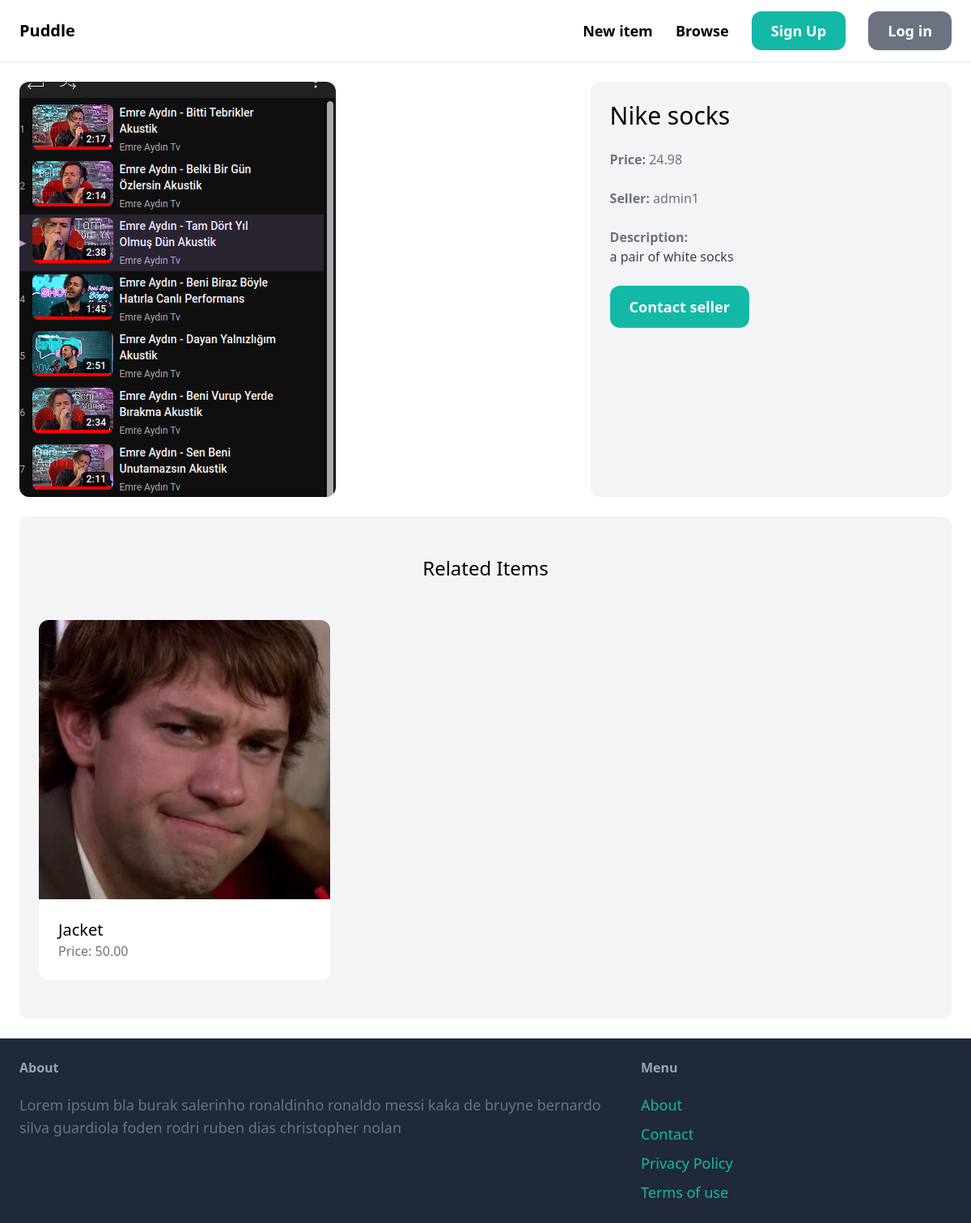
Screenshot of /item/4/ with the database file from the repository.
### item/models.py (models this page shows, shortened)
class Item(models.Model):
    category = models.ForeignKey(Category, related_name='items', on_delete=models.CASCADE)
    name = models.CharField(max_length=255)
    description = models.TextField(blank=True, null=True)
    price = models.DecimalField(max_digits=6, decimal_places=2)
    image = models.ImageField(upload_to='item_images', blank=True, null=True)
    is_sold = models.BooleanField(default=False)
    created_at = models.DateTimeField(auto_now_add=True)
    created_by = models.ForeignKey(User, related_name='items', on_delete=models.CASCADE)
    class Meta:
        ordering = ['name']

### item/views.py (the view)
# urls.py: path('<int:item_id>/', views.detail, name='detail')
def detail(request, item_id):
  item = get_object_or_404(Item, pk=item_id)
  related_items = Item.objects.filter(category=item.category, is_sold=False).exclude(pk=item_id)[:3]
  return render(request, 'item/detail.html', {'item': item, 'related_items': related_items})

### item/templates/item/detail.html (shortened to what this page needs)
{% extends 'core/base.html' %}
{% block content %}
<div class="grid grid-cols-5 gap-6">
  <div class="col-span-3">
    <img src="{{ item.image.url }}" class="rounded-xl">
  </div>
  <div class="col-span-2 p-6 bg-gray-100 rounded-xl">
    <h1 class="mb-6 text-3xl">{{ item.name }}</h1>
    <p class="mb-6 text-gray-500"><strong>Price: </strong>{{ item.price }}</p>
    <p class="mb-6 text-gray-500"><strong>Seller: </strong>{{ item.created_by.username }}</p>
    {% if item.description %}
      <p class="text-gray-700">
        <strong class="text-gray-500">Description: </strong><br>{{ item.description }}
      </p>
    {% endif %}
    <a href="#" class="inline-block mt-6 px-6 py-3 text-lg font-semibold bg-teal-500 text-white rounded-xl hover:bg-teal-700">Contact seller</a>
  </div>
</div>
<div class="mt-6 px-6 py-12 bg-gray-100 rounded-xl">
  <h2 class="mb-12 text-2xl text-center">Related Items</h2>
  <div class="grid grid-cols-3 gap-3">
    {% for item in related_items %}
      <div>
        <a href="{% url 'item:detail' item.id %}">
          <div>
            <img src="{{ item.image.url }}" class="rounded-t-xl">
          </div>
          <div class="p-6 bg-white rounded-b-xl">
            <h2 class="text-xl">{{ item.name }}</h2>
            <p class="text-gray-500">Price: {{ item.price }}</p>
          </div>
        </a>
      </div>
    {% endfor %}
  </div>
</div>
{% endblock %}

### rows the page displays
Item: image (picture), name "Nike socks", price "24.98", created_by.username "admin1", description "a pair of white socks"
Item: image (picture), name "Jacket", price "50.00"
